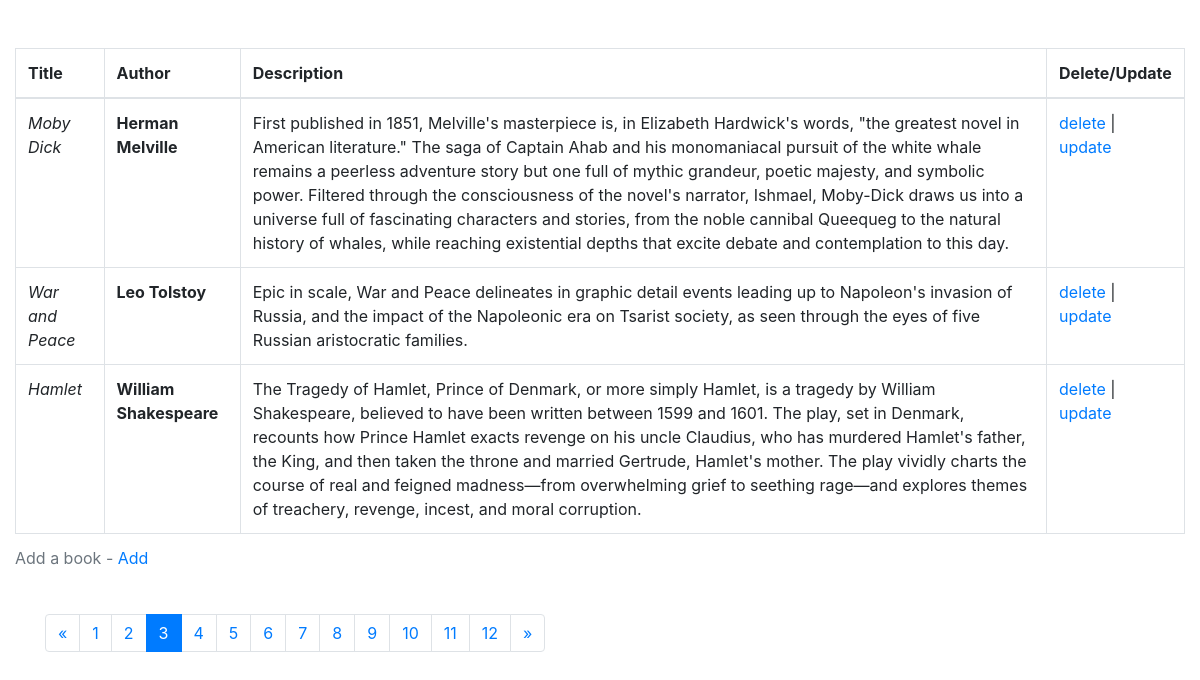
/?page=3, run on the app's committed database.
### books/models.py (models this page shows, shortened)
class Book(models.Model):
    title = models.CharField(max_length=220, unique=True)
    author = models.CharField(max_length=150)
    description = models.TextField()

### books/views.py (the view)
# urls.py: path('', index, name='books.home'),
def index(request):
    books = Book.objects.all()
    page = request.GET.get('page', 1)
    paginator = Paginator(books, 3)
    try:
        pages = paginator.page(page)
    except PageNotAnInteger:
        pages = paginator.page(1)
    except EmptyPage:
        pages = paginator.page(paginator.num_pages)
    return render(request, 'index.html', {'pages': pages})

### templates/index.html (shortened to what this page needs)
<!DOCTYPE html>
<html>
<head>
	<link rel="stylesheet" href="https://maxcdn.bootstrapcdn.com/bootstrap/4.0.0/css/bootstrap.min.css">
</head>
<body>
	<div class="container-fluid pt-5">
	<table class="table table-bordered">
		<caption><p>Add a book - <a href="{% url 'books.create' %}" title="">Add</a></p> </caption>
		<thead>
    		<tr>
      			<th>Title</th>
      			<th>Author</th>
      			<th>Description</th>
      			<th>Delete/Update</th>
    		</tr>
  		</thead>
  		<tbody>
	    	{% for book in pages %}
	      		<tr>
	      		<td><i>{{book.title}}</i></td>
				<td><b>{{book.author}}</b></td>
				<td>
					{{book.description}}
				</td>
				<td>
					<a href="{% url 'books.delete' book.pk%}" title="">delete</a> |
					<a href="{% url 'books.update' book.pk%}" title="">update</a>
				</td>
	      		</tr>
    		{% endfor %}
  		</tbody>
	</table>
	</div>
	{% if pages.has_other_pages %}
	<div class="container">
  	<ul class="pagination">
    	{% if pages.has_previous %}
	      <li class="page-item">
	      	<a class="page-link" href="?page={{ pages.previous_page_number }}">&laquo;</a>
	      </li>
	    {% else %}
    	  <li class="page-item"><span class="page-link">&laquo;</span></li>
    	{% endif %}
    	{% for i in pages.paginator.page_range %}
      		{% if pages.number == i %}
        		<li class="page-item active">
        			<span class="page-link">{{ i }}</span>
        		</li>
      		{% else %}
	        	<li class="page-item">
	        		<a class="page-link" href="?page={{ i }}">{{ i }}</a>
	        	</li>
      		{% endif %}
    	{% endfor %}
    	{% if pages.has_next %}
      		<li class="page-item">
      			<a class="page-link" href="?page={{ pages.next_page_number }}">&raquo;</a>
      		</li>
    	{% else %}
      		<li class="page-item"><span>&raquo;</span></li>
    	{% endif %}
  	</ul>
  	{% endif %}
  	</div>
</body>
</html>

### data on the page
Book: title "Moby Dick", author "Herman Melville", description "First published in 1851, Melville's masterpiece is, in Elizabeth Hardwick's words, \"the greatest novel in American literature.\" The saga of Captain Ahab and his monomaniacal pursuit of the white whale remains a peerless adventure story but one full of mythic grandeur, poetic majesty, and symbolic power. Filtered through the consciousness of the novel's narrator, Ishmael, Moby-Dick draws us into a universe full of fascinating characters and stories, from the noble cannibal Queequeg to the natural history of whales, while reaching existential depths that excite debate and contemplation to this day."
Book: title "War and Peace", author "Leo Tolstoy", description "Epic in scale, War and Peace delineates in graphic detail events leading up to Napoleon's invasion of Russia, and the impact of the Napoleonic era on Tsarist society, as seen through the eyes of five Russian aristocratic families."
Book: title "Hamlet", author "William Shakespeare", description "The Tragedy of Hamlet, Prince of Denmark, or more simply Hamlet, is a tragedy by William Shakespeare, believed to have been written between 1599 and 1601. The play, set in Denmark, recounts how Prince Hamlet exacts revenge on his uncle Claudius, who has murdered Hamlet's father, the King, and then taken the throne and married Gertrude, Hamlet's mother. The play vividly charts the course of real and feigned madness—from overwhelming grief to seething rage—and explores themes of treachery, revenge, incest, and moral corruption."

### other printed values
{{ i }} "1" "2" "4" "5" "6" "7" "8" "9" "10" "11" "12"
{{ i }} "3"
